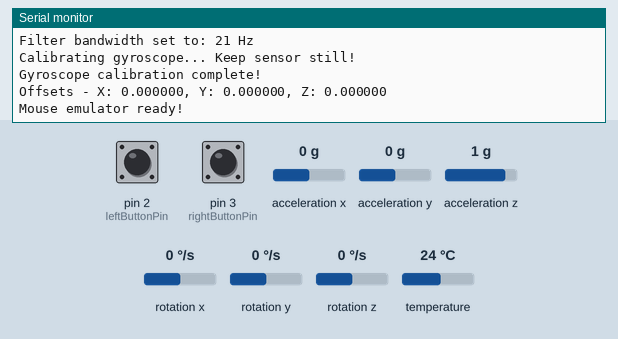
Recording of a sketch running on a simulated Arduino Leonardo, built with avr-gcc and run on an emulated ATmega32U4. On the bench: the last lines printed to the serial monitor. The inputs (shaded band) are chosen by the test bench; at power-on: pin 2 (leftButtonPin) HIGH, pin 3 (rightButtonPin) HIGH, acceleration x 0 g, acceleration y 0 g, acceleration z 1 g, rotation x 0 °/s, rotation y 0 °/s, rotation z 0 °/s, temperature 24 °C. USB keyboard and mouse output is not drawn.

Above: at 8.8 s.
8.9 s: pin 2 (leftButtonPin) pulled LOW for 0.15 s
At 10.0 s:
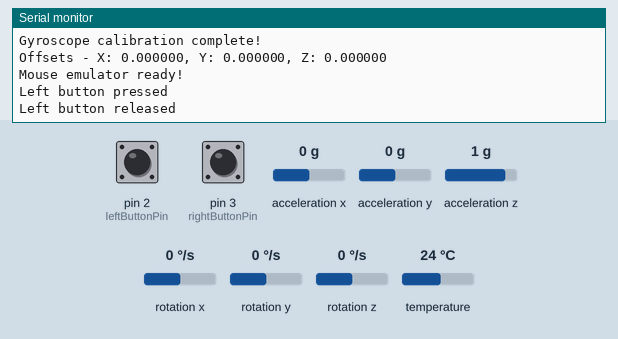
10.5 s: pin 3 (rightButtonPin) pulled LOW for 0.15 s
At 11.1 s:
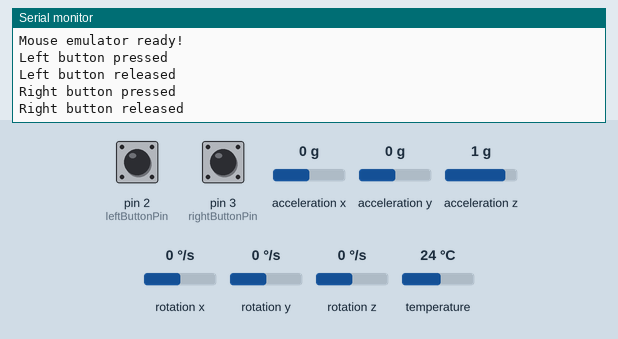

The sketch:

AccelerometerMouse_deep.ino
```cpp
#include <Adafruit_MPU6050.h>
#include <Adafruit_Sensor.h>
#include <Wire.h>
#include <Mouse.h>

Adafruit_MPU6050 mpu;

// Button pins
const int leftButtonPin = 2;
const int rightButtonPin = 3;

// Movement thresholds
const float movementThreshold = 2.0;  // rad/s for sensitivity
const float deadZone = 0.5;          // rad/s dead zone to prevent drift

// Timing
unsigned long lastReadTime = 0;
const int readInterval = 10; // ms between readings

// Button states
bool leftButtonState = false;
bool rightButtonState = false;
bool lastLeftButtonState = false;
bool lastRightButtonState = false;

// Calibration offsets
float gxOffset = 0, gyOffset = 0, gzOffset = 0;

void setup(void) {
  // Initialize buttons
  pinMode(leftButtonPin, INPUT_PULLUP);
  pinMode(rightButtonPin, INPUT_PULLUP);

  // Initialize serial for debugging
  Serial.begin(115200);
  while (!Serial)
    delay(10); // will pause Zero, Leonardo, etc until serial console opens

  Serial.println("Adafruit MPU6050 Mouse Test!");

  // Try to initialize!
  if (!mpu.begin()) {
    Serial.println("Failed to find MPU6050 chip");
    while (1) {
      delay(10);
    }
  }
  Serial.println("MPU6050 Found!");

  // Configure MPU6050 with same settings as your code
  mpu.setAccelerometerRange(MPU6050_RANGE_8_G);
  Serial.print("Accelerometer range set to: ");
  switch (mpu.getAccelerometerRange()) {
  case MPU6050_RANGE_2_G:
    Serial.println("+-2G");
    break;
  case MPU6050_RANGE_4_G:
    Serial.println("+-4G");
    break;
  case MPU6050_RANGE_8_G:
    Serial.println("+-8G");
    break;
  case MPU6050_RANGE_16_G:
    Serial.println("+-16G");
    break;
  }

  mpu.setGyroRange(MPU6050_RANGE_500_DEG);
  Serial.print("Gyro range set to: ");
  switch (mpu.getGyroRange()) {
  case MPU6050_RANGE_250_DEG:
    Serial.println("+- 250 deg/s");
    break;
  case MPU6050_RANGE_500_DEG:
    Serial.println("+- 500 deg/s");
    break;
  case MPU6050_RANGE_1000_DEG:
    Serial.println("+- 1000 deg/s");
    break;
  case MPU6050_RANGE_2000_DEG:
    Serial.println("+- 2000 deg/s");
    break;
  }

  mpu.setFilterBandwidth(MPU6050_BAND_21_HZ);
  Serial.print("Filter bandwidth set to: ");
  switch (mpu.getFilterBandwidth()) {
  case MPU6050_BAND_260_HZ:
    Serial.println("260 Hz");
    break;
  case MPU6050_BAND_184_HZ:
    Serial.println("184 Hz");
    break;
  case MPU6050_BAND_94_HZ:
    Serial.println("94 Hz");
    break;
  case MPU6050_BAND_44_HZ:
    Serial.println("44 Hz");
    break;
  case MPU6050_BAND_21_HZ:
    Serial.println("21 Hz");
    break;
  case MPU6050_BAND_10_HZ:
    Serial.println("10 Hz");
    break;
  case MPU6050_BAND_5_HZ:
    Serial.println("5 Hz");
    break;
  }

  Serial.println("");

  // Calibrate gyroscope
  calibrateGyro();

  // Initialize mouse
  Mouse.begin();

  Serial.println("Mouse emulator ready!");
  delay(1000);
}

void loop() {
  unsigned long currentTime = millis();

  if (currentTime - lastReadTime >= readInterval) {
    lastReadTime = currentTime;

    // Process mouse movement
    processMouseMovement();

    // Process button clicks
    processButtons();
  }
}

void processMouseMovement() {
  /* Get new sensor events with the readings */
  sensors_event_t a, g, temp;
  mpu.getEvent(&a, &g, &temp);

  // Apply calibration offsets to gyroscope
  float gyroX = g.gyro.x - gxOffset;
  float gyroY = g.gyro.y - gyOffset;
  float gyroZ = g.gyro.z - gzOffset;

  int mouseX = 0;
  int mouseY = 0;

  // Use gyroscope for mouse movement
  // Map gyroscope values to mouse movement
  if (abs(gyroY) > deadZone) {
    mouseX = mapFloatToInt(gyroY, -movementThreshold, movementThreshold, -15, 15);
  }

  if (abs(gyroX) > deadZone) {
    mouseY = mapFloatToInt(gyroX, -movementThreshold, movementThreshold, -15, 15);
  }

  // Move mouse if there's significant movement
  if (mouseX != 0 || mouseY != 0) {
    Mouse.move(mouseX, mouseY, 0);

    // Debug output (optional - comment out if too verbose)
    /*
    Serial.print("Mouse moved - X: ");
    Serial.print(mouseX);
    Serial.print(", Y: ");
    Serial.print(mouseY);
    Serial.print(" | Gyro - X: ");
    Serial.print(gyroX, 4);
    Serial.print(", Y: ");
    Serial.print(gyroY, 4);
    Serial.println(" rad/s");
    */
  }
}

void processButtons() {
  // Read current button states
  leftButtonState = !digitalRead(leftButtonPin);  // Inverted because of INPUT_PULLUP
  rightButtonState = !digitalRead(rightButtonPin);

  // Left button click (mouse left click)
  if (leftButtonState && !lastLeftButtonState) {
    Mouse.press(MOUSE_LEFT);
    Serial.println("Left button pressed");
  }
  if (!leftButtonState && lastLeftButtonState) {
    Mouse.release(MOUSE_LEFT);
    Serial.println("Left button released");
  }

  // Right button click (mouse right click)
  if (rightButtonState && !lastRightButtonState) {
    Mouse.press(MOUSE_RIGHT);
    Serial.println("Right button pressed");
  }
  if (!rightButtonState && lastRightButtonState) {
    Mouse.release(MOUSE_RIGHT);
    Serial.println("Right button released");
  }

  // Save current states for next comparison
  lastLeftButtonState = leftButtonState;
  lastRightButtonState = rightButtonState;
}

void calibrateGyro() {
  Serial.println("Calibrating gyroscope... Keep sensor still!");
  delay(3000);

  float gxSum = 0, gySum = 0, gzSum = 0;
  const int numSamples = 500;

  for (int i = 0; i < numSamples; i++) {
    sensors_event_t a, g, temp;
    mpu.getEvent(&a, &g, &temp);

    gxSum += g.gyro.x;
    gySum += g.gyro.y;
    gzSum += g.gyro.z;

    delay(5);
  }

  gxOffset = gxSum / numSamples;
  gyOffset = gySum / numSamples;
  gzOffset = gzSum / numSamples;

  Serial.println("Gyroscope calibration complete!");
  Serial.print("Offsets - X: ");
  Serial.print(gxOffset, 6);
  Serial.print(", Y: ");
  Serial.print(gyOffset, 6);
  Serial.print(", Z: ");
  Serial.println(gzOffset, 6);
}

// Helper function to map float values to integers
int mapFloatToInt(float x, float in_min, float in_max, int out_min, int out_max) {
  // Constrain input value
  if (x < in_min) x = in_min;
  if (x > in_max) x = in_max;

  return (int)((x - in_min) * (out_max - out_min) / (in_max - in_min) + out_min);
}
```

Measured:
- after the input at 8.9 s, the serial monitor: prints a new line at once (image 1)
- after the input at 10.5 s, the serial monitor: prints a new line at once (image 2)
